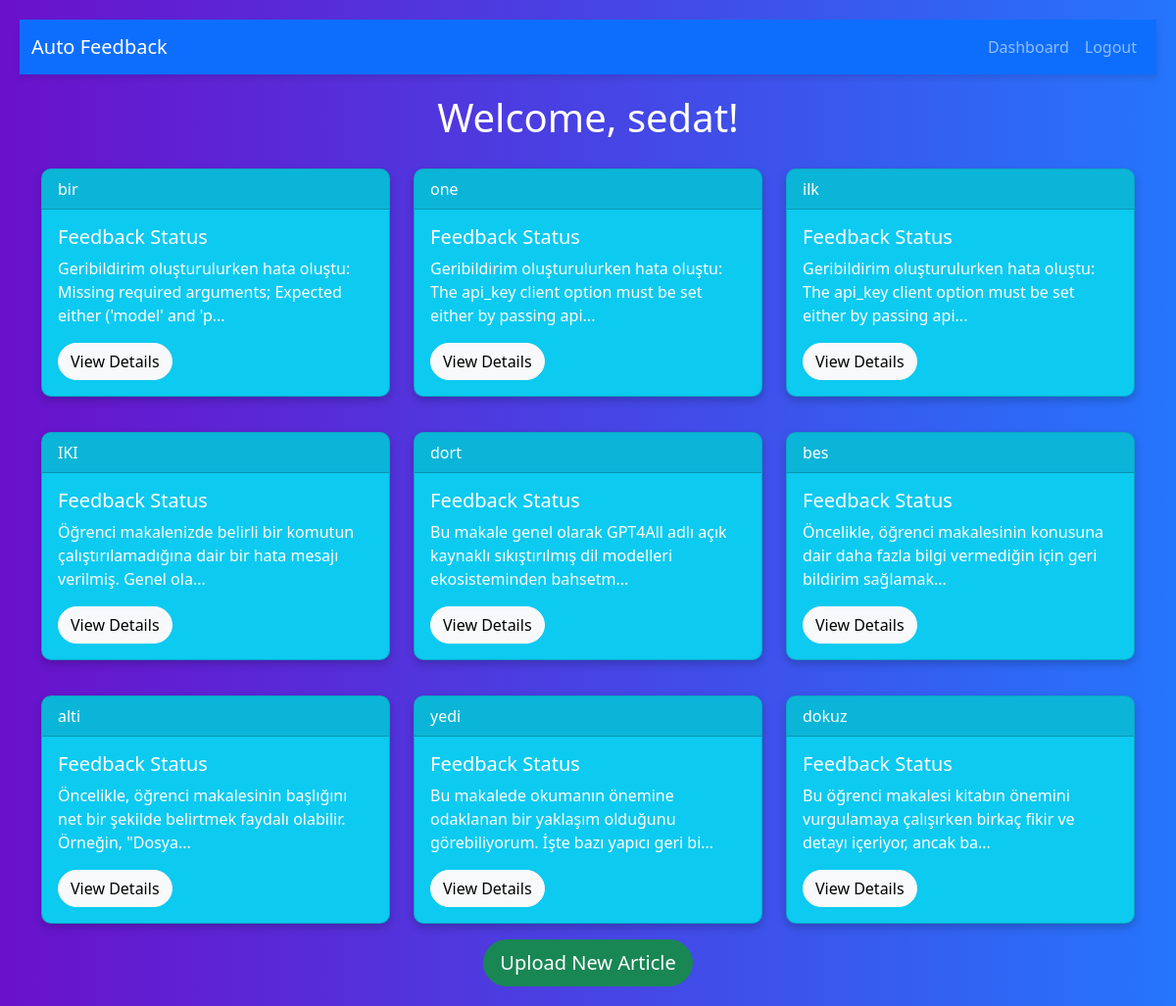
The page /dashboard (signed in) on the database its author committed.
### app.py (models this page shows)
class User(UserMixin, db.Model):
    id = db.Column(db.Integer, primary_key=True)
    username = db.Column(db.String(150), unique=True, nullable=False)
    password = db.Column(db.String(150), nullable=False)
    is_teacher = db.Column(db.Boolean, default=False)

class Article(db.Model):
    id = db.Column(db.Integer, primary_key=True)
    title = db.Column(db.String(150), nullable=False)
    filename = db.Column(db.String(150), nullable=False)
    feedback = db.Column(db.Text, nullable=True)
    user_id = db.Column(db.Integer, db.ForeignKey('user.id'), nullable=False)

### app.py (the view)
@app.route('/dashboard')
@login_required
def dashboard():
    if current_user.is_teacher:
        articles = Article.query.all()
    else:
        articles = Article.query.filter_by(user_id=current_user.id).all()
    return render_template('dashboard.html', articles=articles)

### app.py (called while the page is built)
@login_manager.user_loader
def load_user(user_id):
    return User.query.get(int(user_id))

### templates/dashboard.html (shortened to what this page needs)
{% extends "base.html" %}
{% block content %}
    <h1 class="text-center">Welcome, {{ current_user.username }}!</h1>
    <div class="row">
        {% for article in articles %}
            <div class="col-md-4">
                <div class="card text-white bg-info mb-3">
                    <div class="card-header">{{ article.title }}</div>
                    <div class="card-body">
                        <h5 class="card-title">Feedback Status</h5>
                        <p class="card-text">{{ article.feedback[:100] }}...</p>
                        <a href="{{ url_for('article', id=article.id) }}" class="btn btn-light">View Details</a>
                    </div>
                </div>
            </div>
        {% endfor %}
    </div>
    <div class="text-center">
        <a href="{{ url_for('upload') }}" class="btn btn-success btn-lg">Upload New Article</a>
    </div>
{% endblock %}

### templates/base.html (shortened to what this page needs)
<!DOCTYPE html>
<html lang="en">
<head>
    <link href="https://cdn.jsdelivr.net/npm/bootstrap@5.3.0-alpha1/dist/css/bootstrap.min.css" rel="stylesheet">
</head>
<body>
    <nav class="navbar navbar-expand-lg navbar-dark bg-primary">
        <div class="container-fluid">
            <a class="navbar-brand" href="{{ url_for('index') }}">Auto Feedback</a>
            <div class="collapse navbar-collapse">
                <ul class="navbar-nav ms-auto">
                    {% if current_user.is_authenticated %}
                        <li class="nav-item">
                            <a class="nav-link" href="{{ url_for('dashboard') }}">Dashboard</a>
                        </li>
                        <li class="nav-item">
                            <a class="nav-link" href="{{ url_for('logout') }}">Logout</a>
                        </li>
                    {% else %}
                        <li class="nav-item">
                            <a class="nav-link" href="{{ url_for('login') }}">Login</a>
                        </li>
                    {% endif %}
                </ul>
            </div>
        </div>
    </nav>
    <div class="container">
        {% block content %}{% endblock %}
    </div>
</body>
</html>

### templates/base.html (style rules this page uses)
body { background-color: #f8f9fa; margin: 20px; }
.navbar { margin-bottom: 20px; }
.card { margin-top: 20px; }
body { background-image: linear-gradient(to right, #6a11cb, #2575fc); color: #fff; }
.navbar { box-shadow: 0 4px 6px rgba(0,0,0,.1); }
.card { border-radius: 10px; overflow: hidden; box-shadow: 0 4px 8px rgba(0,0,0,.2); }
.card-header { background-color: rgba(0, 0, 0, 0.1); }
.btn { border-radius: 50px; }

### rows shown on the page
User: username "sedat"
Article: title "bir", feedback "Geribildirim oluşturulurken hata oluştu: Missing required arguments; Expected either ('model' and 'p"
Article: title "one", feedback "Geribildirim oluşturulurken hata oluştu: The api_key client option must be set either by passing api"
Article: title "ilk", feedback "Geribildirim oluşturulurken hata oluştu: The api_key client option must be set either by passing api"
Article: title "IKI", feedback "Öğrenci makalenizde belirli bir komutun çalıştırılamadığına dair bir hata mesajı verilmiş. Genel ola"
Article: title "dort", feedback "Bu makale genel olarak GPT4All adlı açık kaynaklı sıkıştırılmış dil modelleri ekosisteminden bahsetm"
Article: title "bes", feedback "Öncelikle, öğrenci makalesinin konusuna dair daha fazla bilgi vermediğin için geri bildirim sağlamak"
Article: title "alti", feedback "Öncelikle, öğrenci makalesinin başlığını net bir şekilde belirtmek faydalı olabilir. Örneğin, \"Dosya"
Article: title "yedi", feedback "Bu makalede okumanın önemine odaklanan bir yaklaşım olduğunu görebiliyorum. İşte bazı yapıcı geri bi"
Article: title "dokuz", feedback "Bu öğrenci makalesi kitabın önemini vurgulamaya çalışırken birkaç fikir ve detayı içeriyor, ancak ba"
